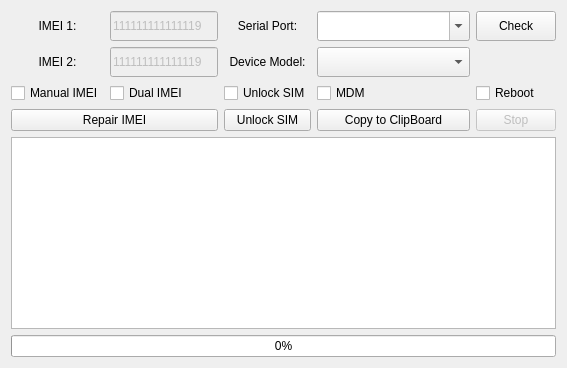
             <widget class="QWidget" name="tab_5">
              <attribute name="title">
               <string>Device3</string>
              </attribute>
              <layout class="QVBoxLayout" name="verticalLayout_12">
               <item>
                <layout class="QGridLayout" name="gridLayout_15">
                 <item row="1" column="2">
                  <widget class="QLabel" name="label_34">
                   <property name="text">
                    <string>Device Model:</string>
                   </property>
                   <property name="alignment">
                    <set>Qt::AlignCenter</set>
                   </property>
                   <property name="wordWrap">
                    <bool>false</bool>
                   </property>
                  </widget>
                 </item>
                 <item row="0" column="1">
                  <widget class="QLineEdit" name="txt_IMEI_D3_1">
                   <property name="enabled">
                    <bool>false</bool>
                   </property>
                   <property name="sizePolicy">
                    <sizepolicy hsizetype="Preferred" vsizetype="Fixed">
                     <horstretch>0</horstretch>
                     <verstretch>0</verstretch>
                    </sizepolicy>
                   </property>
                   <property name="minimumSize">
                    <size>
                     <width>0</width>
                     <height>30</height>
                    </size>
                   </property>
                   <property name="text">
                    <string>111111111111119</string>
                   </property>
                   <property name="maxLength">
                    <number>15</number>
                   </property>
                  </widget>
                 </item>
                 <item row="3" column="3">
                  <widget class="QPushButton" name="pb_CopytoClipBoard_D3">
                   <property name="text">
                    <string>Copy to ClipBoard</string>
                   </property>
                  </widget>
                 </item>
                 <item row="0" column="2">
                  <widget class="QLabel" name="label_33">
                   <property name="text">
                    <string>Serial Port:</string>
                   </property>
                   <property name="alignment">
                    <set>Qt::AlignCenter</set>
                   </property>
                   <property name="wordWrap">
                    <bool>false</bool>
                   </property>
                  </widget>
                 </item>
                 <item row="1" column="3">
                  <widget class="QComboBox" name="cmb_DeviceModel_D3">
                   <property name="sizePolicy">
                    <sizepolicy hsizetype="Expanding" vsizetype="Fixed">
                     <horstretch>0</horstretch>
                     <verstretch>0</verstretch>
                    </sizepolicy>
                   </property>
                   <property name="minimumSize">
                    <size>
                     <width>0</width>
                     <height>30</height>
                    </size>
                   </property>
                   <property name="mouseTracking">
                    <bool>false</bool>
                   </property>
                   <item>
                    <property name="text">
                     <string/>
                    </property>
                   </item>
                   <item>
                    <property name="text">
                     <string>E6s XT2053</string>
                    </property>
                   </item>
                   <item>
                    <property name="text">
                     <string>G8 Power Lite XT2055</string>
                    </property>
                   </item>
                   <item>
                    <property name="text">
                     <string>E7 Play XT2095</string>
                    </property>
                   </item>
                  </widget>
                 </item>
                 <item row="3" column="4">
                  <widget class="QPushButton" name="pb_Stop_D3">
                   <property name="enabled">
                    <bool>false</bool>
                   </property>
                   <property name="text">
                    <string>Stop</string>
                   </property>
                  </widget>
                 </item>
                 <item row="1" column="0">
                  <widget class="QLabel" name="label_35">
                   <property name="text">
                    <string>IMEI 2:</string>
                   </property>
                   <property name="alignment">
                    <set>Qt::AlignCenter</set>
                   </property>
                   <property name="wordWrap">
                    <bool>false</bool>
                   </property>
                  </widget>
                 </item>
                 <item row="1" column="1">
                  <widget class="QLineEdit" name="txt_IMEI_D3_2">
                   <property name="enabled">
                    <bool>false</bool>
                   </property>
                   <property name="sizePolicy">
                    <sizepolicy hsizetype="Preferred" vsizetype="Fixed">
                     <horstretch>0</horstretch>
                     <verstretch>0</verstretch>
                    </sizepolicy>
                   </property>
                   <property name="minimumSize">
                    <size>
                     <width>0</width>
                     <height>30</height>
                    </size>
                   </property>
                   <property name="text">
                    <string>111111111111119</string>
                   </property>
                   <property name="maxLength">
                    <number>15</number>
                   </property>
                  </widget>
                 </item>
                 <item row="0" column="0">
                  <widget class="QLabel" name="label_32">
                   <property name="text">
                    <string>IMEI 1:</string>
                   </property>
                   <property name="alignment">
                    <set>Qt::AlignCenter</set>
                   </property>
                   <property name="wordWrap">
                    <bool>false</bool>
                   </property>
                  </widget>
                 </item>
                 <item row="0" column="3">
                  <widget class="QComboBox" name="cmb_PortNumber_D3">
                   <property name="sizePolicy">
                    <sizepolicy hsizetype="Expanding" vsizetype="Fixed">
                     <horstretch>0</horstretch>
                     <verstretch>0</verstretch>
                    </sizepolicy>
                   </property>
                   <property name="minimumSize">
                    <size>
                     <width>0</width>
                     <height>30</height>
                    </size>
                   </property>
                   <property name="mouseTracking">
                    <bool>false</bool>
                   </property>
                   <property name="editable">
                    <bool>true</bool>
                   </property>
                  </widget>
                 </item>
                 <item row="2" column="4">
                  <widget class="QCheckBox" name="chk_Reboot_D3">
                   <property name="text">
                    <string>Reboot</string>
                   </property>
                  </widget>
                 </item>
                 <item row="0" column="4">
                  <widget class="QPushButton" name="pb_CheckSerialPorts_D3">
                   <property name="sizePolicy">
                    <sizepolicy hsizetype="Preferred" vsizetype="Preferred">
                     <horstretch>0</horstretch>
                     <verstretch>0</verstretch>
                    </sizepolicy>
                   </property>
                   <property name="minimumSize">
                    <size>
                     <width>0</width>
                     <height>30</height>
                    </size>
                   </property>
                   <property name="maximumSize">
                    <size>
                     <width>16777215</width>
                     <height>45</height>
                    </size>
                   </property>
                   <property name="text">
                    <string>Check</string>
                   </property>
                  </widget>
                 </item>
                 <item row="2" column="0">
                  <widget class="QCheckBox" name="chk_manual_IMEI_D3">
                   <property name="text">
                    <string>Manual IMEI</string>
                   </property>
                  </widget>
                 </item>
                 <item row="2" column="1">
                  <widget class="QCheckBox" name="chk_Dual_IMEI_D3">
                   <property name="text">
                    <string>Dual IMEI</string>
                   </property>
                  </widget>
                 </item>
                 <item row="2" column="2">
                  <widget class="QCheckBox" name="chk_unLock_D3">
                   <property name="text">
                    <string>Unlock SIM</string>
                   </property>
                  </widget>
                 </item>
                 <item row="2" column="3">
                  <widget class="QCheckBox" name="chk_mdm_D3">
                   <property name="text">
                    <string>MDM</string>
                   </property>
                  </widget>
                 </item>
                 <item row="3" column="2">
                  <widget class="QPushButton" name="pb_unLock_D3">
                   <property name="text">
                    <string>Unlock SIM</string>
                   </property>
                  </widget>
                 </item>
                 <item row="3" column="0" colspan="2">
                  <widget class="QPushButton" name="pb_StartRepairing_D3">
                   <property name="text">
                    <string>Repair IMEI</string>
                   </property>
                  </widget>
                 </item>
                </layout>
               </item>
               <item>
                <widget class="QTextBrowser" name="txt_outPut_D3">
                 <property name="styleSheet">
                  <string notr="true"/>
                 </property>
                </widget>
               </item>
               <item>
                <widget class="QProgressBar" name="progress_D3">
                 <property name="value">
                  <number>0</number>
                 </property>
                 <property name="alignment">
                  <set>Qt::AlignCenter</set>
                 </property>
                </widget>
               </item>
              </layout>
             </widget>
